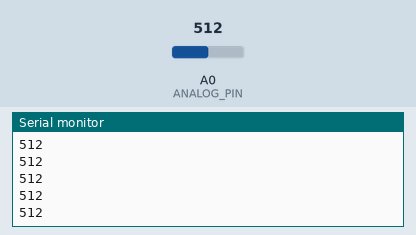
The sketch below on a simulated Arduino Uno, built with avr-gcc and run on an emulated ATmega328P. Parts: the last lines printed to the serial monitor. The test bench sets the inputs (shaded band); at power-on: A0 (ANALOG_PIN) = 512.

Above: at 1.2 s.
1.3 s: A0 (ANALOG_PIN) set to 716
At 1.9 s:
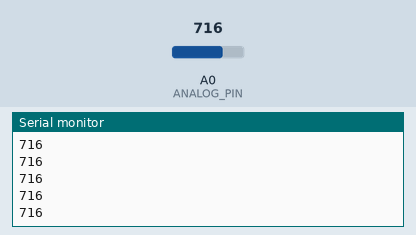
2.8 s: A0 (ANALOG_PIN) set to 900
At 3.3 s:
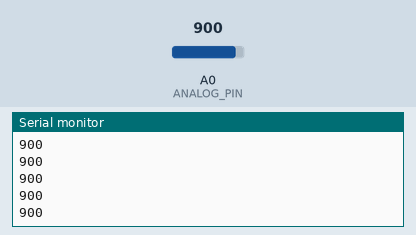
Timing chart, 0 to 5.8 s (numbered marks = the images above; inputs shaded):
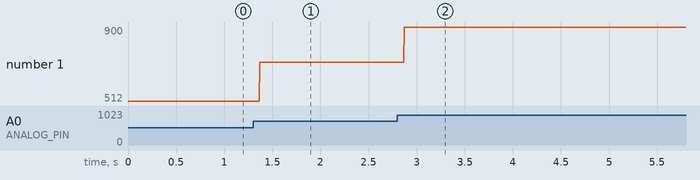

Measured:
- after the input at 1.3 s, the serial monitor: prints a new line after 0.07 s (image 1)
- after the input at 2.8 s, the serial monitor: prints a new line after 0.07 s (image 2)
- plotted number 1: 512 → 716 after the input at 1.3 s, 716 → 900 after the input at 2.8 s

The sketch:

serial-analogRead.ino
```cpp
#include <SoftwareSerial.h>

#define ANALOG_PIN 0

void setup() {
  // put your setup code here, to run once:
  Serial.begin(9600);
}

void loop() {
  // put your main code here, to run repeatedly:
  Serial.println(analogRead(ANALOG_PIN));
}
```
